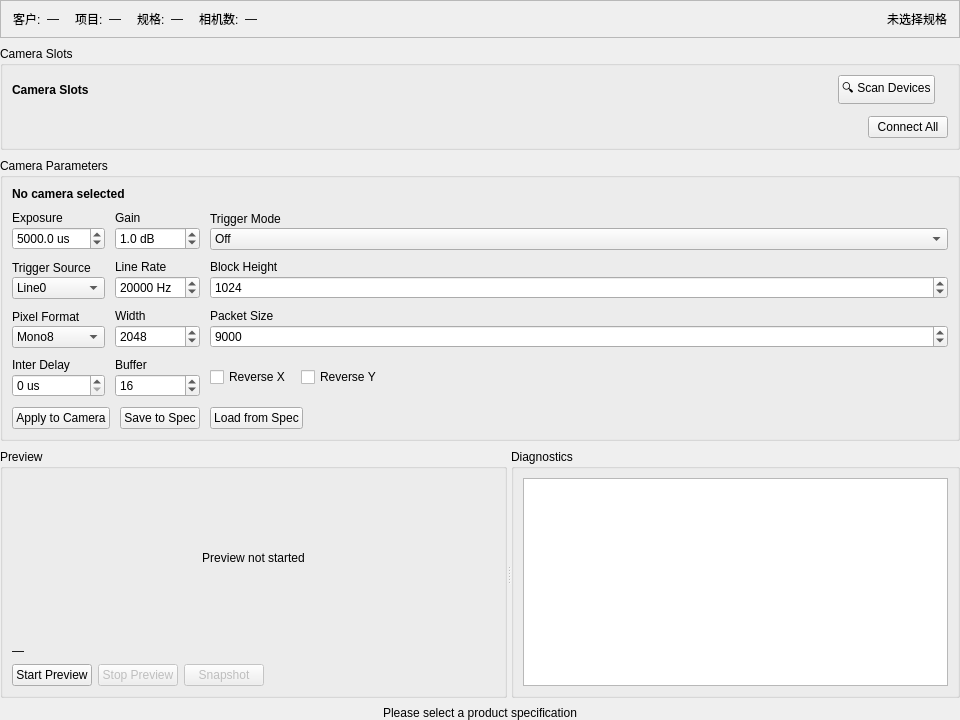
<?xml version="1.0" encoding="UTF-8"?>
<ui version="4.0">
 <class>CameraWorkbenchPageUi</class>
 <widget class="QWidget" name="CameraWorkbenchPageUi">
  <property name="geometry">
   <rect>
    <x>0</x>
    <y>0</y>
    <width>960</width>
    <height>720</height>
   </rect>
  </property>
  <layout class="QVBoxLayout" name="mainLayout">
   <property name="spacing">
    <number>8</number>
   </property>
   <property name="leftMargin">
    <number>0</number>
   </property>
   <property name="topMargin">
    <number>0</number>
   </property>
   <property name="rightMargin">
    <number>0</number>
   </property>
   <property name="bottomMargin">
    <number>0</number>
   </property>
   <item>
    <!-- ── Context Bar ── -->
    <widget class="QFrame" name="contextBar">
     <property name="frameShape">
      <enum>QFrame::StyledPanel</enum>
     </property>
     <property name="frameShadow">
      <enum>QFrame::Raised</enum>
     </property>
     <layout class="QHBoxLayout" name="contextBarLayout">
      <property name="spacing">
       <number>16</number>
      </property>
      <property name="leftMargin">
       <number>12</number>
      </property>
      <property name="topMargin">
       <number>8</number>
      </property>
      <property name="rightMargin">
       <number>12</number>
      </property>
      <property name="bottomMargin">
       <number>8</number>
      </property>
      <item>
       <layout class="QHBoxLayout" name="ctxCustomerLayout">
        <property name="spacing">
         <number>6</number>
        </property>
        <item>
         <widget class="QLabel" name="ctxCustomerLabel">
          <property name="text">
           <string>客户:</string>
          </property>
         </widget>
        </item>
        <item>
         <widget class="QLabel" name="ctxCustomerValue">
          <property name="text">
           <string>—</string>
          </property>
         </widget>
        </item>
       </layout>
      </item>
      <item>
       <layout class="QHBoxLayout" name="ctxProjectLayout">
        <property name="spacing">
         <number>6</number>
        </property>
        <item>
         <widget class="QLabel" name="ctxProjectLabel">
          <property name="text">
           <string>项目:</string>
          </property>
         </widget>
        </item>
        <item>
         <widget class="QLabel" name="ctxProjectValue">
          <property name="text">
           <string>—</string>
          </property>
         </widget>
        </item>
       </layout>
      </item>
      <item>
       <layout class="QHBoxLayout" name="ctxSpecLayout">
        <property name="spacing">
         <number>6</number>
        </property>
        <item>
         <widget class="QLabel" name="ctxSpecLabel">
          <property name="text">
           <string>规格:</string>
          </property>
         </widget>
        </item>
        <item>
         <widget class="QLabel" name="ctxSpecValue">
          <property name="text">
           <string>—</string>
          </property>
         </widget>
        </item>
       </layout>
      </item>
      <item>
       <layout class="QHBoxLayout" name="ctxCountLayout">
        <property name="spacing">
         <number>6</number>
        </property>
        <item>
         <widget class="QLabel" name="ctxCountLabel">
          <property name="text">
           <string>相机数:</string>
          </property>
         </widget>
        </item>
        <item>
         <widget class="QLabel" name="ctxCountValue">
          <property name="text">
           <string>—</string>
          </property>
         </widget>
        </item>
       </layout>
      </item>
      <item>
       <spacer name="ctxBarSpacer">
        <property name="orientation">
         <enum>Qt::Horizontal</enum>
        </property>
        <property name="sizeHint" stdset="0">
         <size>
          <width>40</width>
          <height>20</height>
         </size>
        </property>
       </spacer>
      </item>
      <item>
       <widget class="QLabel" name="ctxBadge">
        <property name="text">
         <string>未选择规格</string>
        </property>
       </widget>
      </item>
     </layout>
    </widget>
   </item>
   <item>
    <!-- ── Slot Section ── -->
    <widget class="QGroupBox" name="slotGroup">
     <property name="title">
      <string>Camera Slots</string>
     </property>
     <layout class="QVBoxLayout" name="slotGroupLayout">
      <item>
       <layout class="QHBoxLayout" name="slotHeaderLayout">
        <item>
         <widget class="QLabel" name="slotTitle">
          <property name="text">
           <string>Camera Slots</string>
          </property>
          <property name="font">
           <font>
            <bold>true</bold>
           </font>
          </property>
         </widget>
        </item>
        <item>
         <spacer name="slotHeaderSpacer">
          <property name="orientation">
           <enum>Qt::Horizontal</enum>
          </property>
          <property name="sizeHint" stdset="0">
           <size>
            <width>40</width>
            <height>20</height>
           </size>
          </property>
         </spacer>
        </item>
        <item>
         <widget class="QPushButton" name="scanButton">
          <property name="text">
           <string>🔍 Scan Devices</string>
          </property>
         </widget>
        </item>
        <item>
         <widget class="QLabel" name="foundLabel">
          <property name="text">
           <string></string>
          </property>
         </widget>
        </item>
       </layout>
      </item>
      <item>
       <widget class="QWidget" name="slotGridHost" native="true"/>
      </item>
      <item>
       <layout class="QHBoxLayout" name="connectAllRow">
        <item>
         <spacer name="connectAllSpacer">
          <property name="orientation">
           <enum>Qt::Horizontal</enum>
          </property>
          <property name="sizeHint" stdset="0">
           <size>
            <width>40</width>
            <height>20</height>
           </size>
          </property>
         </spacer>
        </item>
        <item>
         <widget class="QPushButton" name="connectAllButton">
          <property name="text">
           <string>Connect All</string>
          </property>
         </widget>
        </item>
       </layout>
      </item>
     </layout>
    </widget>
   </item>
   <item>
    <!-- ── Parameter Section ── -->
    <widget class="QGroupBox" name="paramGroup">
     <property name="title">
      <string>Camera Parameters</string>
     </property>
     <layout class="QVBoxLayout" name="paramGroupLayout">
      <property name="spacing">
       <number>10</number>
      </property>
      <item>
       <widget class="QLabel" name="paramTitle">
        <property name="text">
         <string>No camera selected</string>
        </property>
        <property name="font">
         <font>
          <bold>true</bold>
         </font>
        </property>
       </widget>
      </item>
      <item>
       <layout class="QGridLayout" name="paramGrid">
        <property name="horizontalSpacing">
         <number>10</number>
        </property>
        <property name="verticalSpacing">
         <number>10</number>
        </property>
        <!-- Row 0: Exposure | Gain | Trigger Mode -->
        <item row="0" column="0">
         <layout class="QVBoxLayout" name="exposureLayout">
          <property name="spacing">
           <number>2</number>
          </property>
          <item>
           <widget class="QLabel" name="exposureLabel">
            <property name="text">
             <string>Exposure</string>
            </property>
           </widget>
          </item>
          <item>
           <widget class="QDoubleSpinBox" name="exposureSpin">
            <property name="minimum">
             <double>1.000000000000000</double>
            </property>
            <property name="maximum">
             <double>1000000.000000000000000</double>
            </property>
            <property name="value">
             <double>5000.000000000000000</double>
            </property>
            <property name="decimals">
             <number>1</number>
            </property>
            <property name="suffix">
             <string> us</string>
            </property>
           </widget>
          </item>
         </layout>
        </item>
        <item row="0" column="1">
         <layout class="QVBoxLayout" name="gainLayout">
          <property name="spacing">
           <number>2</number>
          </property>
          <item>
           <widget class="QLabel" name="gainLabel">
            <property name="text">
             <string>Gain</string>
            </property>
           </widget>
          </item>
          <item>
           <widget class="QDoubleSpinBox" name="gainSpin">
            <property name="minimum">
             <double>0.000000000000000</double>
            </property>
            <property name="maximum">
             <double>40.000000000000000</double>
            </property>
            <property name="value">
             <double>1.000000000000000</double>
            </property>
            <property name="decimals">
             <number>1</number>
            </property>
            <property name="suffix">
             <string> dB</string>
            </property>
           </widget>
          </item>
         </layout>
        </item>
        <item row="0" column="2">
         <layout class="QVBoxLayout" name="triggerLayout">
          <property name="spacing">
           <number>2</number>
          </property>
          <item>
           <widget class="QLabel" name="triggerLabel">
            <property name="text">
             <string>Trigger Mode</string>
            </property>
           </widget>
          </item>
          <item>
           <widget class="QComboBox" name="triggerCombo">
            <item>
             <property name="text">
              <string>Off</string>
             </property>
            </item>
            <item>
             <property name="text">
              <string>On</string>
             </property>
            </item>
           </widget>
          </item>
         </layout>
        </item>
        <!-- Row 1: Trigger Source | Line Rate | Block Height -->
        <item row="1" column="0">
         <layout class="QVBoxLayout" name="triggerSourceLayout">
          <property name="spacing">
           <number>2</number>
          </property>
          <item>
           <widget class="QLabel" name="triggerSourceLabel">
            <property name="text">
             <string>Trigger Source</string>
            </property>
           </widget>
          </item>
          <item>
           <widget class="QComboBox" name="triggerSourceCombo">
            <item>
             <property name="text">
              <string>Line0</string>
             </property>
            </item>
            <item>
             <property name="text">
              <string>Line1</string>
             </property>
            </item>
            <item>
             <property name="text">
              <string>Line2</string>
             </property>
            </item>
            <item>
             <property name="text">
              <string>Line3</string>
             </property>
            </item>
            <item>
             <property name="text">
              <string>Software</string>
             </property>
            </item>
           </widget>
          </item>
         </layout>
        </item>
        <item row="1" column="1">
         <layout class="QVBoxLayout" name="lineRateLayout">
          <property name="spacing">
           <number>2</number>
          </property>
          <item>
           <widget class="QLabel" name="lineRateLabel">
            <property name="text">
             <string>Line Rate</string>
            </property>
           </widget>
          </item>
          <item>
           <widget class="QSpinBox" name="lineRateSpin">
            <property name="minimum">
             <number>100</number>
            </property>
            <property name="maximum">
             <number>200000</number>
            </property>
            <property name="value">
             <number>20000</number>
            </property>
            <property name="suffix">
             <string> Hz</string>
            </property>
           </widget>
          </item>
         </layout>
        </item>
        <item row="1" column="2">
         <layout class="QVBoxLayout" name="blockHeightLayout">
          <property name="spacing">
           <number>2</number>
          </property>
          <item>
           <widget class="QLabel" name="blockHeightLabel">
            <property name="text">
             <string>Block Height</string>
            </property>
           </widget>
          </item>
          <item>
           <widget class="QSpinBox" name="blockHeightSpin">
            <property name="minimum">
             <number>64</number>
            </property>
            <property name="maximum">
             <number>8192</number>
            </property>
            <property name="value">
             <number>1024</number>
            </property>
           </widget>
          </item>
         </layout>
        </item>
        <!-- Row 2: Pixel Format | Width | Packet Size -->
        <item row="2" column="0">
         <layout class="QVBoxLayout" name="pixelFormatLayout">
          <property name="spacing">
           <number>2</number>
          </property>
          <item>
           <widget class="QLabel" name="pixelFormatLabel">
            <property name="text">
             <string>Pixel Format</string>
            </property>
           </widget>
          </item>
          <item>
           <widget class="QComboBox" name="pixelFormatCombo">
            <item>
             <property name="text">
              <string>Mono8</string>
             </property>
            </item>
            <item>
             <property name="text">
              <string>Mono10</string>
             </property>
            </item>
            <item>
             <property name="text">
              <string>Mono12</string>
             </property>
            </item>
            <item>
             <property name="text">
              <string>BayerRG8</string>
             </property>
            </item>
            <item>
             <property name="text">
              <string>RGB8</string>
             </property>
            </item>
           </widget>
          </item>
         </layout>
        </item>
        <item row="2" column="1">
         <layout class="QVBoxLayout" name="widthLayout">
          <property name="spacing">
           <number>2</number>
          </property>
          <item>
           <widget class="QLabel" name="widthLabel">
            <property name="text">
             <string>Width</string>
            </property>
           </widget>
          </item>
          <item>
           <widget class="QSpinBox" name="widthSpin">
            <property name="minimum">
             <number>256</number>
            </property>
            <property name="maximum">
             <number>8192</number>
            </property>
            <property name="value">
             <number>2048</number>
            </property>
           </widget>
          </item>
         </layout>
        </item>
        <item row="2" column="2">
         <layout class="QVBoxLayout" name="packetSizeLayout">
          <property name="spacing">
           <number>2</number>
          </property>
          <item>
           <widget class="QLabel" name="packetSizeLabel">
            <property name="text">
             <string>Packet Size</string>
            </property>
           </widget>
          </item>
          <item>
           <widget class="QSpinBox" name="packetSizeSpin">
            <property name="minimum">
             <number>1500</number>
            </property>
            <property name="maximum">
             <number>65535</number>
            </property>
            <property name="value">
             <number>9000</number>
            </property>
           </widget>
          </item>
         </layout>
        </item>
        <!-- Row 3: Inter Delay | Buffer | Reverse X/Y -->
        <item row="3" column="0">
         <layout class="QVBoxLayout" name="interDelayLayout">
          <property name="spacing">
           <number>2</number>
          </property>
          <item>
           <widget class="QLabel" name="interDelayLabel">
            <property name="text">
             <string>Inter Delay</string>
            </property>
           </widget>
          </item>
          <item>
           <widget class="QSpinBox" name="interDelaySpin">
            <property name="minimum">
             <number>0</number>
            </property>
            <property name="maximum">
             <number>10000</number>
            </property>
            <property name="value">
             <number>0</number>
            </property>
            <property name="suffix">
             <string> us</string>
            </property>
           </widget>
          </item>
         </layout>
        </item>
        <item row="3" column="1">
         <layout class="QVBoxLayout" name="bufferLayout">
          <property name="spacing">
           <number>2</number>
          </property>
          <item>
           <widget class="QLabel" name="bufferLabel">
            <property name="text">
             <string>Buffer</string>
            </property>
           </widget>
          </item>
          <item>
           <widget class="QSpinBox" name="bufferSpin">
            <property name="minimum">
             <number>1</number>
            </property>
            <property name="maximum">
             <number>256</number>
            </property>
            <property name="value">
             <number>16</number>
            </property>
           </widget>
          </item>
         </layout>
        </item>
        <item row="3" column="2">
         <layout class="QHBoxLayout" name="reverseLayout">
          <item>
           <widget class="QCheckBox" name="reverseXCheck">
            <property name="text">
             <string>Reverse X</string>
            </property>
           </widget>
          </item>
          <item>
           <widget class="QCheckBox" name="reverseYCheck">
            <property name="text">
             <string>Reverse Y</string>
            </property>
           </widget>
          </item>
          <item>
           <spacer name="reverseSpacer">
            <property name="orientation">
             <enum>Qt::Horizontal</enum>
            </property>
            <property name="sizeHint" stdset="0">
             <size>
              <width>40</width>
              <height>20</height>
             </size>
            </property>
           </spacer>
          </item>
         </layout>
        </item>
       </layout>
      </item>
      <item>
       <layout class="QHBoxLayout" name="paramButtonRow">
        <item>
         <widget class="QPushButton" name="applyButton">
          <property name="text">
           <string>Apply to Camera</string>
          </property>
         </widget>
        </item>
        <item>
         <widget class="QPushButton" name="saveButton">
          <property name="text">
           <string>Save to Spec</string>
          </property>
         </widget>
        </item>
        <item>
         <widget class="QPushButton" name="loadButton">
          <property name="text">
           <string>Load from Spec</string>
          </property>
         </widget>
        </item>
        <item>
         <spacer name="paramBtnSpacer">
          <property name="orientation">
           <enum>Qt::Horizontal</enum>
          </property>
          <property name="sizeHint" stdset="0">
           <size>
            <width>40</width>
            <height>20</height>
           </size>
          </property>
         </spacer>
        </item>
       </layout>
      </item>
     </layout>
    </widget>
   </item>
   <item>
    <!-- ── Preview + Diagnostics Splitter ── -->
    <widget class="QSplitter" name="previewDiagSplitter">
     <property name="orientation">
      <enum>Qt::Horizontal</enum>
     </property>
     <widget class="QGroupBox" name="previewGroup">
      <property name="title">
       <string>Preview</string>
      </property>
      <layout class="QVBoxLayout" name="previewGroupLayout">
       <item>
        <widget class="QLabel" name="previewLabel">
         <property name="text">
          <string>Preview not started</string>
         </property>
         <property name="alignment">
          <set>Qt::AlignCenter</set>
         </property>
         <property name="minimumSize">
          <size>
           <width>240</width>
           <height>160</height>
          </size>
         </property>
        </widget>
       </item>
       <item>
        <widget class="QLabel" name="previewInfo">
         <property name="text">
          <string>—</string>
         </property>
        </widget>
       </item>
       <item>
        <layout class="QHBoxLayout" name="previewButtonRow">
         <item>
          <widget class="QPushButton" name="previewStartButton">
           <property name="text">
            <string>Start Preview</string>
           </property>
          </widget>
         </item>
         <item>
          <widget class="QPushButton" name="previewStopButton">
           <property name="text">
            <string>Stop Preview</string>
           </property>
           <property name="enabled">
            <bool>false</bool>
           </property>
          </widget>
         </item>
         <item>
          <widget class="QPushButton" name="snapshotButton">
           <property name="text">
            <string>Snapshot</string>
           </property>
           <property name="enabled">
            <bool>false</bool>
           </property>
          </widget>
         </item>
         <item>
          <spacer name="previewBtnSpacer">
           <property name="orientation">
            <enum>Qt::Horizontal</enum>
           </property>
           <property name="sizeHint" stdset="0">
            <size>
             <width>40</width>
             <height>20</height>
             </size>
           </property>
          </spacer>
         </item>
        </layout>
       </item>
      </layout>
     </widget>
     <widget class="QGroupBox" name="diagGroup">
      <property name="title">
       <string>Diagnostics</string>
      </property>
      <layout class="QVBoxLayout" name="diagGroupLayout">
       <item>
        <widget class="QTextEdit" name="diagText">
         <property name="readOnly">
          <bool>true</bool>
         </property>
        </widget>
       </item>
      </layout>
     </widget>
    </widget>
   </item>
   <item>
    <!-- ── Empty Placeholder ── -->
    <widget class="QLabel" name="emptyPlaceholder">
     <property name="text">
      <string>Please select a product specification</string>
     </property>
     <property name="alignment">
      <set>Qt::AlignCenter</set>
     </property>
    </widget>
   </item>
  </layout>
 </widget>
 <resources/>
 <connections/>
</ui>
